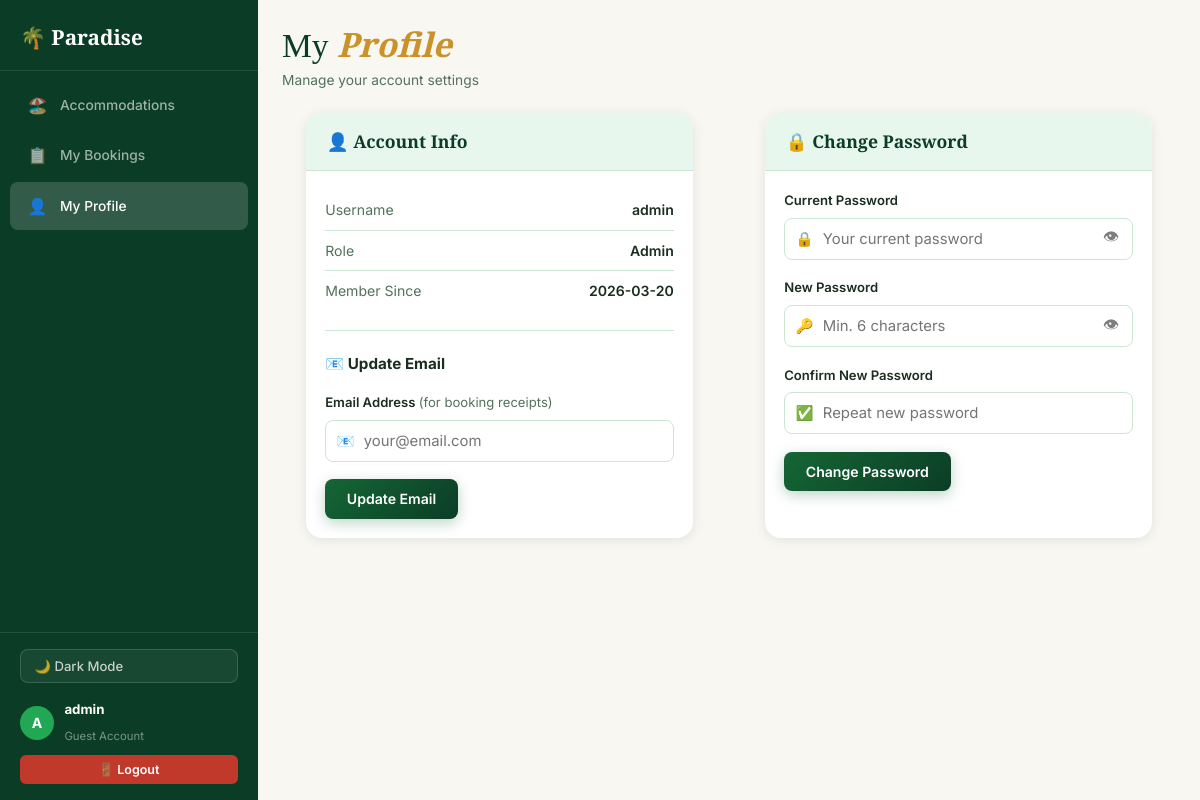
Screenshot of /profile (signed in) with the database file from the repository.
### tables this page shows
CREATE TABLE users (
            id       INTEGER PRIMARY KEY AUTOINCREMENT,
            username TEXT    UNIQUE NOT NULL,
            password TEXT    NOT NULL,
            role     TEXT    NOT NULL DEFAULT 'guest',
            created_at TEXT  DEFAULT (datetime('now'))
        , email TEXT);

### app/controllers/auth_controller.py (the view, shortened to what this page needs)
@auth_bp.route('/profile', methods=['GET','POST'])
@login_required
def profile():
    if request.method == 'GET':
        user = UserModel.find_by_username(session['user'])
        return render_template('profile.html', user=dict(user) if user else {})

### app/__init__.py (called while the page is built)
def generate_csrf():
    if '_csrf_token' not in session:
        session['_csrf_token'] = secrets.token_hex(32)
    return session['_csrf_token']

### app/controllers/auth_controller.py (called while the page is built)
def login_required(f):
    from functools import wraps
    @wraps(f)
    def d(*a, **kw):
        if 'user' not in session: return redirect(url_for('auth.login'))
        return f(*a, **kw)
    return d

### app/models/resort_model.py (called while the page is built)
def get_db():
    conn = sqlite3.connect(DB_PATH)
    conn.row_factory = sqlite3.Row
    conn.execute("PRAGMA foreign_keys = ON")
    return conn

    @staticmethod
    def find_by_username(username):
        c = get_db()
        row = c.execute("SELECT * FROM users WHERE username=?", (username,)).fetchone()
        c.close(); return row

### app/views/templates/profile.html (shortened to what this page needs)
{% extends 'base.html' %}
{% block body %}
<div class="app">
  <aside class="sidebar" id="sidebar">
    <div class="sb-top"><div class="sb-brand">🌴 Paradise</div><button class="sb-close" id="sbClose" type="button">✕</button></div>
    <nav class="sb-nav">
      <a href="{{ url_for('guest.dashboard') }}" class="sb-link"><span>🏖️</span> Accommodations</a>
      <a href="{{ url_for('guest.my_bookings') }}" class="sb-link"><span>📋</span> My Bookings</a>
      <a href="{{ url_for('auth.profile') }}" class="sb-link active"><span>👤</span> My Profile</a>
    </nav>
    <div class="sb-footer">
      <button class="theme-toggle" id="themeToggle" type="button">🌙 Dark Mode</button>
      <div class="sb-user">
        <div class="sb-avatar">{{ user.username[0].upper() if user.username else '?' }}</div>
        <div class="sb-user-info"><strong>{{ user.username }}</strong><small>Guest Account</small></div>
      </div>
      <a href="{{ url_for('auth.logout') }}" class="btn btn-danger btn-sm btn-full">🚪 Logout</a>
    </div>
  </aside>
  <div class="app-main">
    <header class="app-header">
      <div class="app-header-info"><h1>My <em>Profile</em></h1><p>Manage your account settings</p></div>
    </header>
    <div class="page-body">
      <div class="profile-grid">
        <div class="a-card">
          <div class="a-card-head"><h3>👤 Account Info</h3></div>
          <div class="a-card-body">
            <div class="profile-info-row"><span>Username</span><strong>{{ user.username }}</strong></div>
            <div class="profile-info-row"><span>Role</span><strong>{{ user.role|title }}</strong></div>
            <div class="profile-info-row"><span>Member Since</span><strong>{{ user.created_at[:10] if user.created_at else '—' }}</strong></div>
            <hr style="border:none;border-top:1px solid var(--border);margin:1.25rem 0"/>
            <h4 style="margin-bottom:1rem;font-size:.95rem">📧 Update Email</h4>
            <form id="emailForm" novalidate>
              <div class="field-group">
                <label class="field-label">Email Address <span style="color:var(--t1);font-weight:400">(for booking receipts)</span></label>
                <div class="field-row">
                  <span class="field-ico">📧</span>
                  <input id="emailInput" type="email" class="field-inp" value="{{ user.email or '' }}" placeholder="your@email.com"/>
                </div>
              </div>
              <button type="submit" id="emailBtn" class="btn btn-primary">
                <span class="btn-label">Update Email</span>
              </button>
            </form>
          </div>
        </div>
        <div class="a-card">
          <div class="a-card-head"><h3>🔒 Change Password</h3></div>
          <div class="a-card-body">
            <form id="pwForm" novalidate>
              <div class="field-group">
                <label class="field-label">Current Password</label>
                <div class="field-row">
                  <span class="field-ico">🔒</span>
                  <input id="currentPw" type="password" class="field-inp" placeholder="Your current password" autocomplete="current-password"/>
                  <button type="button" class="eye-toggle" id="eyeCurrent">👁</button>
                </div>
              </div>
              <div class="field-group">
                <label class="field-label">New Password</label>
                <div class="field-row">
                  <span class="field-ico">🔑</span>
                  <input id="newPw" type="password" class="field-inp" placeholder="Min. 6 characters" autocomplete="new-password"/>
                  <button type="button" class="eye-toggle" id="eyeNew">👁</button>
                </div>
              </div>
              <div class="field-group">
                <label class="field-label">Confirm New Password</label>
                <div class="field-row">
                  <span class="field-ico">✅</span>
                  <input id="confirmPw" type="password" class="field-inp" placeholder="Repeat new password" autocomplete="new-password"/>
                </div>
              </div>
              <button type="submit" id="pwBtn" class="btn btn-primary">
                <span class="btn-label">Change Password</span>
              </button>
            </form>
          </div>
        </div>
      </div>
    </div>
  </div>
</div>
{% endblock %}

### rows the page displays
users: username "A", username "admin", role "Admin", created_at "2026-03-20"
